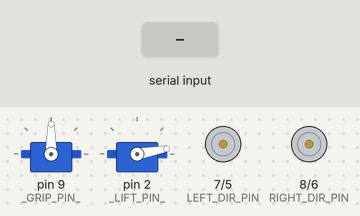
The sketch below on a simulated Arduino Uno, built with avr-gcc and run on an emulated ATmega328P. Shown: 2 × servo, direction and speed pins drawn as motors (green arrow = direction pin HIGH = forward, orange = LOW = backward, longer = more drive). The inputs (shaded band) are chosen by the test bench. What the sketch prints to the serial monitor is not drawn.

Above: at 1.2 s.
1.3 s: "U" received over Serial
At 2.1 s:
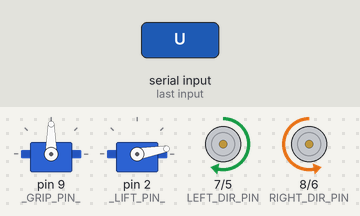
2.8 s: byte 79 ('O') received over Serial
At 3.3 s:
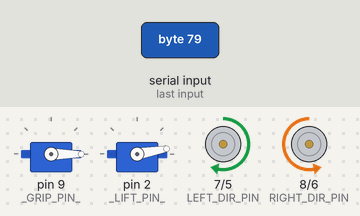
4.3 s: "R" received over Serial
At 5.5 s:
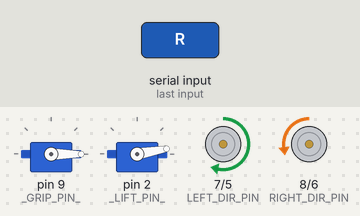
5.8 s: byte 71 ('G') received over Serial
At 6.8 s:
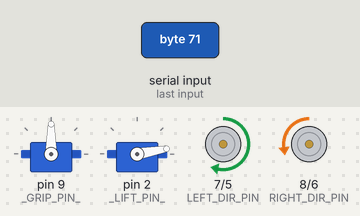
7.3 s: byte 81 ('Q') received over Serial
At 7.9 s:
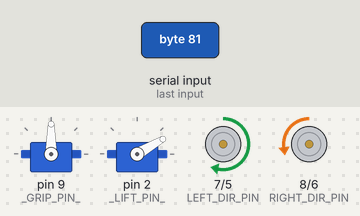
8.8 s: "u" received over Serial
At 9.1 s:
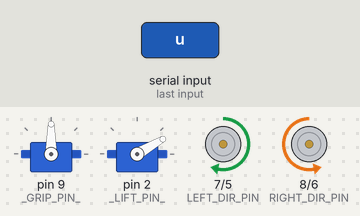
Timing chart, 0 to 11.3 s (numbered marks = the images above; inputs shaded):
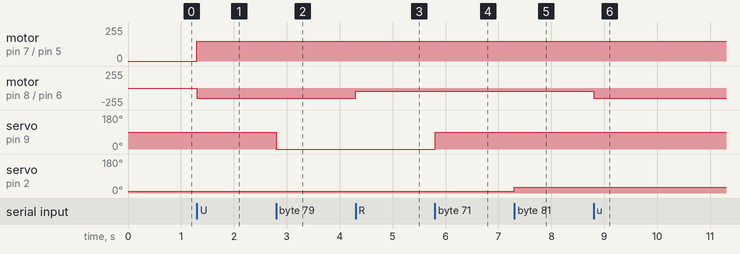

The sketch:

02GripperBluetoothDrive.ino
```cpp
#include "ServoAction.h"
#include "Drive.h"

#define RIGHT_PWM_PIN  6
#define RIGHT_DIR_PIN  8

#define LEFT_PWM_PIN   5
#define LEFT_DIR_PIN   7

#define HC06_BAUDRATE 9600

ServoAction g_gripper;
Drive g_drive;

void setup() {
  // put your setup code here, to run once:
  Serial.begin(HC06_BAUDRATE);
  g_gripper.Init();
  g_drive.Init(RIGHT_PWM_PIN,
               RIGHT_DIR_PIN,
               LEFT_PWM_PIN,
               LEFT_DIR_PIN);
}

void loop() {
  // put your main code here, to run repeatedly:
if(Serial.available()>0)
  {
    char cRead = Serial.read();
    Serial.write(cRead);

    switch(cRead)
    {
      case 'U':
      case 'u':
        g_drive.Go();
        break;
      case 'R':
      case 'r':
        g_drive.Right();
        break;
      case 'D':
      case 'd':
        g_drive.Back();
        break;
      case 'L':
      case 'l':
        g_drive.Left();
        break;
      case 'S':
      case 's':
        g_drive.Stop();
        break;
      case 'O':
      case 'o':
        g_gripper.OpenGrip();
        break;
      case 'G':
      case 'g':
        g_gripper.Grip();
        break;
      case 'Q':
      case 'q':
        g_gripper.LiftGrip();
        break;
      default:
        Serial.print("\nUnknown\n");
    }
  }
}
```

Drive.cpp
```cpp
#include "Drive.h"

Drive::Drive()
: _eDriveState(DSTATE_STOP)
, _eTurnState(TSTATE_NONE)
{
}

void Drive::Init(int rightPwmPin,
                 int rightDirPin,
                 int leftPmwPin,
                 int leftDirPin)
{
    _rightWheel.Init(rightPwmPin,
                     rightDirPin, true);
    _leftWheel.Init(leftPmwPin,
                    leftDirPin, false);
    Stop();
}

void Drive::Stop()
{
    _rightWheel.Stop();
    _leftWheel.Stop();
    _eDriveState = DSTATE_STOP;
    _eTurnState = TSTATE_NONE;
}

void Drive::Go()
{
    if (_eDriveState == DSTATE_BACKWARD) {
        Stop();
    } else {
        _rightWheel.ForwardH();
        _leftWheel.ForwardH();
        _eDriveState = DSTATE_FORWARD;
        _eTurnState = TSTATE_NONE;
    }
}

void Drive::Back()
{
    if (_eDriveState == DSTATE_FORWARD) {
        Stop();
    } else {
        _rightWheel.BackwardH();
        _leftWheel.BackwardH();
        _eDriveState = DSTATE_BACKWARD;
        _eTurnState = TSTATE_NONE;
    }
}

void Drive::Left()
{
    switch(_eDriveState) {
        case DSTATE_STOP:
            _leftWheel.BackwardL();
            _rightWheel.ForwardL();
            _eTurnState = TSTATE_LEFT;
        break;
        case DSTATE_FORWARD:
        case DSTATE_BACKWARD:
            if (_eTurnState == TSTATE_NONE)
            {
                _leftWheel.ForwardL();
                _eTurnState = TSTATE_LEFT;
            }
            else if (_eTurnState == TSTATE_RIGHT)
            {
                _leftWheel.ForwardH();
                _rightWheel.ForwardH();
                _eTurnState = TSTATE_NONE;
            }
        break;
    }
}
void Drive::Right()
{
    switch (_eDriveState) {
        case DSTATE_STOP:
            _rightWheel.BackwardL();
            _leftWheel.ForwardL();
            _eTurnState = TSTATE_RIGHT;
        break;
        case DSTATE_FORWARD:
        case DSTATE_BACKWARD:
            if (_eTurnState == TSTATE_NONE)
            {
                _rightWheel.ForwardL();
                _eTurnState = TSTATE_RIGHT;
            }
            else if (_eTurnState == TSTATE_LEFT)
            {
                _leftWheel.ForwardH();
                _rightWheel.ForwardH();
                _eTurnState = TSTATE_NONE;
            }
        break;
    }
}
```

Drive.h
```cpp
#ifndef __DRIVE_H__
#define __DRIVE_H__
#include "Wheel.h"

class Drive
{
private:
    enum {
        DSTATE_STOP = 0,
        DSTATE_FORWARD,
        DSTATE_BACKWARD
    } _eDriveState;
    enum {
        TSTATE_NONE,
        TSTATE_RIGHT,
        TSTATE_LEFT,
    } _eTurnState;

    Wheel _rightWheel;
    Wheel _leftWheel;
public:
    Drive();
    void Init(int rightPwmPin,
              int rightDirPin,
              int leftPmwPin,
              int leftDirPin);
    void Stop();
    void Go();
    void Back();
    void Left();
    void Right();
};

#endif//__DRIVE_H__
```

ServoAction.cpp
```cpp
#include "ServoAction.h"
ServoAction::ServoAction()
{
}

void ServoAction::Init()
{
  _servoGrip.attach(_GRIP_PIN_);
  _servoLift.attach(_LIFT_PIN_);
  Grip();
  _eState = STATE_GRIP;
}
void ServoAction::OpenGrip()
{
  if (StateMachine(STATE_OPENGRIP)) {
    _servoGrip.write(0);
    _servoLift.write(10);
    _eState  = STATE_OPENGRIP;
  }
}

void ServoAction::Grip()
{
  if (StateMachine(STATE_GRIP)) {
    _servoGrip.write(90);
    _servoLift.write(10);
    _eState = STATE_GRIP;
  }
}

void ServoAction::LiftGrip()
{
  if (StateMachine(STATE_LIFTGRIP)) {
    _servoGrip.write(90);
    _servoLift.write(30);
    delay(10);
    _eState = STATE_LIFTGRIP;
  }
}

bool ServoAction::StateMachine(ESTATE eNextState)
{
  switch (_eState) {
    case STATE_OPENGRIP:
      if (eNextState == STATE_LIFTGRIP) {
        return false;
      }
      break;
    case STATE_LIFTGRIP:
      if (eNextState == STATE_OPENGRIP) {
        return false;
      }
  }
  return true;
}
```

ServoAction.h
```cpp
#ifndef __SERVO_ACTION_H__

#define __SERVO_ACTION_H__
#include <arduino.h>

#include <Servo.h>
class ServoAction
{
private:
  const int _GRIP_PIN_ = 9; // SERVO 01 포트에 연결 된 핀(포트)
  const int _LIFT_PIN_ = 2; // SERVO 02 포트에 연결 된 핀(포트)

  Servo _servoGrip;
  Servo _servoLift;

  enum ESTATE{
    STATE_GRIP = 0,
    STATE_OPENGRIP,
    STATE_LIFTGRIP
  } _eState;

  bool StateMachine(ESTATE eNextState);

public:
  ServoAction();

  void Init();
  void OpenGrip();
  void Grip();
  void LiftGrip();
};

#endif//__SERVO_ACTION_H__
```

Wheel.cpp
```cpp
#include "Wheel.h"

Wheel::Wheel()
: _pwmPin(0)
, _dirPin(0)
, _bRightWheel(true)
{
}

void Wheel::Init(int pwmPin, int dirPin, bool bRightWheel)
{
    _pwmPin = pwmPin;
    _dirPin = dirPin;
    _bRightWheel = bRightWheel;
    pinMode(_pwmPin, OUTPUT);
    pinMode(_dirPin, OUTPUT);
    Stop();
}
void Wheel::Stop()
{
    analogWrite(_pwmPin, _STOP_PWM_);
}
void Wheel::ForwardL()
{
    digitalWrite(_dirPin, (_bRightWheel)?LOW:HIGH);
    analogWrite(_pwmPin, _LOWSPEED_PWM_);
}
void Wheel::ForwardH()
{
    digitalWrite(_dirPin, (_bRightWheel)?LOW:HIGH);
    analogWrite(_pwmPin, _DEFSPEED_PWM_);
}
void Wheel::BackwardL()
{
    digitalWrite(_dirPin, (_bRightWheel)?HIGH:LOW);
    analogWrite(_pwmPin, _LOWSPEED_PWM_);
}
void Wheel::BackwardH()
{
    digitalWrite(_dirPin, (_bRightWheel)?HIGH:LOW);
    analogWrite(_pwmPin, _DEFSPEED_PWM_);
}
```

Wheel.h
```cpp
#ifndef __WHEEL_H__
#define __WHEEL_H__
#include <arduino.h>

class Wheel
{
private:
  int _pwmPin;
  int _dirPin;
  bool _bRightWheel;
  const int _STOP_PWM_ = 0;
  const int _LOWSPEED_PWM_ = 50;
  const int _DEFSPEED_PWM_ = 150;

public:
  Wheel();
  void Init(int pwmPin, int dirPin, bool bRightWheel);
  void Stop();
  void ForwardL();
  void ForwardH();
  void BackwardL();
  void BackwardH();
};

#endif//__WHEEL_H__
```

Measured:
- after the input at 1.3 s, motor on pin 7 (LEFT_DIR_PIN) / pin 5 (LEFT_PWM_PIN): stopped → forward 150/255 at once; motor on pin 8 (RIGHT_DIR_PIN) / pin 6 (RIGHT_PWM_PIN): stopped → backward 150/255 at once
- after the input at 2.8 s, servo on pin 9 (_GRIP_PIN_): 90° → 0° at once
- after the input at 4.3 s, motor on pin 8 (RIGHT_DIR_PIN) / pin 6 (RIGHT_PWM_PIN): backward 150/255 → backward 50/255 at once
- after the input at 5.8 s, servo on pin 9 (_GRIP_PIN_): 0° → 90° at once
- after the input at 7.3 s, servo on pin 2 (_LIFT_PIN_): 10° → 30° at once
- after the input at 8.8 s, motor on pin 8 (RIGHT_DIR_PIN) / pin 6 (RIGHT_PWM_PIN): backward 50/255 → backward 150/255 at once
